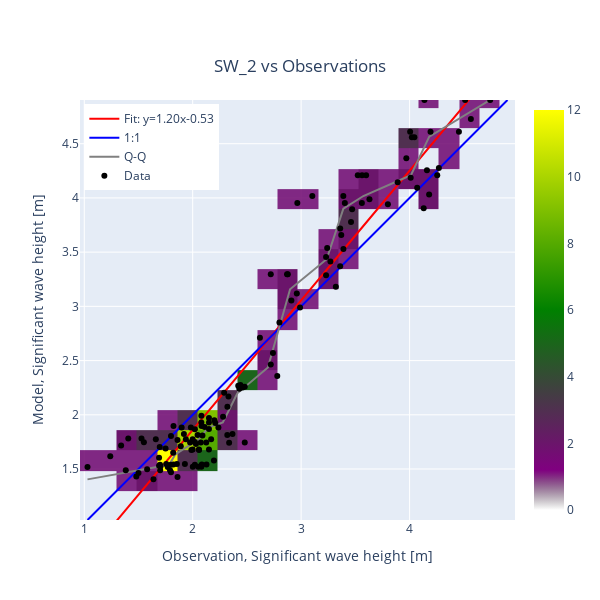

The code cell stored with this chart in its notebook:
### Code cell
cc.scatter(model="SW_2", area=polygon, backend='plotly')

### Figure 1 — Plotly figure (JSON) as saved in the notebook; plotly's stock layout.template omitted (floating-point values rounded to 4 significant figures; data arrays with more than 128 entries replaced by an {"elided": "..."} marker saying what was removed)
{"data": [{"line": {"color": "red"}, "mode": "lines", "name": "Fit: y=1.20x-0.53", "type": "scatter", "x": {"elided": "132 float values"}, "y": {"elided": "132 float values"}}, {"line": {"color": "blue"}, "mode": "lines", "name": "1:1", "type": "scatter", "x": [1.03, 4.903], "y": [1.03, 4.903]}, {"line": {"color": "gray"}, "mode": "lines", "name": "Q-Q", "type": "scatter", "x": [1.03, 1.525, 1.695, 1.784, 1.841, 1.932, 2.008, 2.058, 2.085, 2.15, 2.278, 2.412, 2.694, 2.898, 3.235, 3.389, 3.574, 4.012, 4.181, 4.743], "y": [1.405, 1.489, 1.524, 1.541, 1.636, 1.696, 1.745, 1.774, 1.813, 1.884, 1.929, 2.198, 2.436, 3.158, 3.435, 3.9, 4.017, 4.209, 4.565, 4.903]}, {"colorscale": [[0, "rgba(0,0,0,0)"], [0.1, "purple"], [0.5, "green"], [1, "yellow"]], "type": "histogram2d", "x": {"elided": "132 float values"}, "xbins": {"size": 0.1857}, "y": {"elided": "132 float values"}, "ybins": {"size": 0.1857}}, {"marker": {"color": "black"}, "mode": "markers", "name": "Data", "type": "scatter", "x": {"elided": "132 float values"}, "y": {"elided": "132 float values"}}], "layout": {"height": 600, "legend": {"x": 0.01, "y": 0.99}, "title": {"text": "SW_2 vs Observations", "x": 0.5, "xanchor": "center", "y": 0.9, "yanchor": "top"}, "width": 600, "xaxis": {"range": [1.03, 4.903], "title": {"text": "Observation, Significant wave height [m]"}}, "yaxis": {"range": [1.03, 4.903], "scaleanchor": "x", "scaleratio": 1, "title": {"text": "Model, Significant wave height [m]"}}}}
